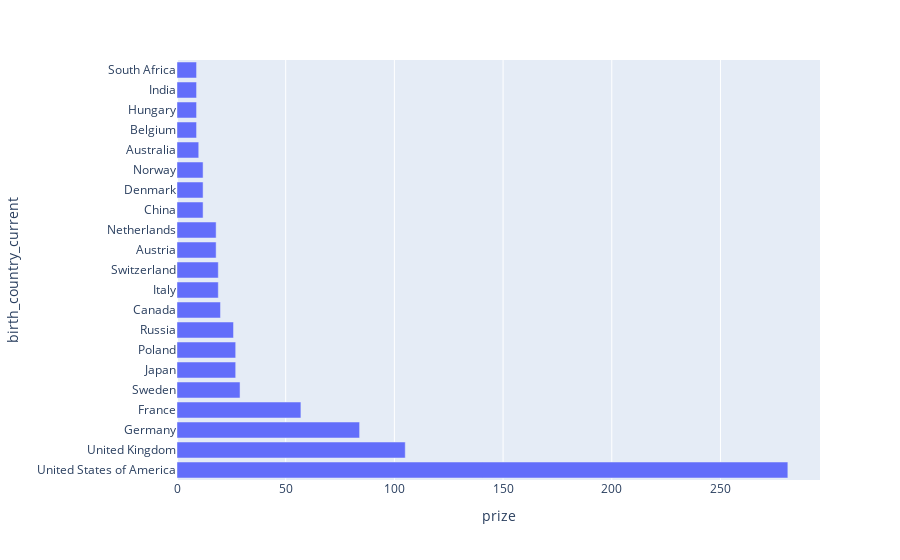

The cell this chart's notebook holds for it:
### Code cell
h_bar = px.bar(top20_countries, x=top20_countries.prize, y=top20_countries.birth_country_current, orientation='h')
h_bar.show()

### Figure 1 — Plotly figure (JSON) as saved in the notebook; plotly's stock layout.template omitted (floating-point values rounded to 4 significant figures)
{"data": [{"alignmentgroup": "True", "hovertemplate": "prize=%{x}<br>birth_country_current=%{y}<extra></extra>", "legendgroup": "", "marker": {"color": "#636efa", "pattern": {"shape": ""}}, "name": "", "offsetgroup": "", "orientation": "h", "showlegend": false, "textposition": "auto", "type": "bar", "x": [281, 105, 84, 57, 29, 27, 27, 26, 20, 19, 19, 18, 18, 12, 12, 12, 10, 9, 9, 9, 9], "xaxis": "x", "y": ["United States of America", "United Kingdom", "Germany", "France", "Sweden", "Japan", "Poland", "Russia", "Canada", "Italy", "Switzerland", "Austria", "Netherlands", "China", "Denmark", "Norway", "Australia", "Belgium", "Hungary", "India", "South Africa"], "yaxis": "y"}], "layout": {"autosize": true, "barmode": "relative", "legend": {"tracegroupgap": 0}, "margin": {"t": 60}, "xaxis": {"anchor": "y", "autorange": true, "domain": [0, 1], "range": [0, 295.8], "title": {"text": "prize"}, "type": "linear"}, "yaxis": {"anchor": "x", "autorange": true, "domain": [0, 1], "range": [-0.5, 20.5], "title": {"text": "birth_country_current"}, "type": "category"}}}
